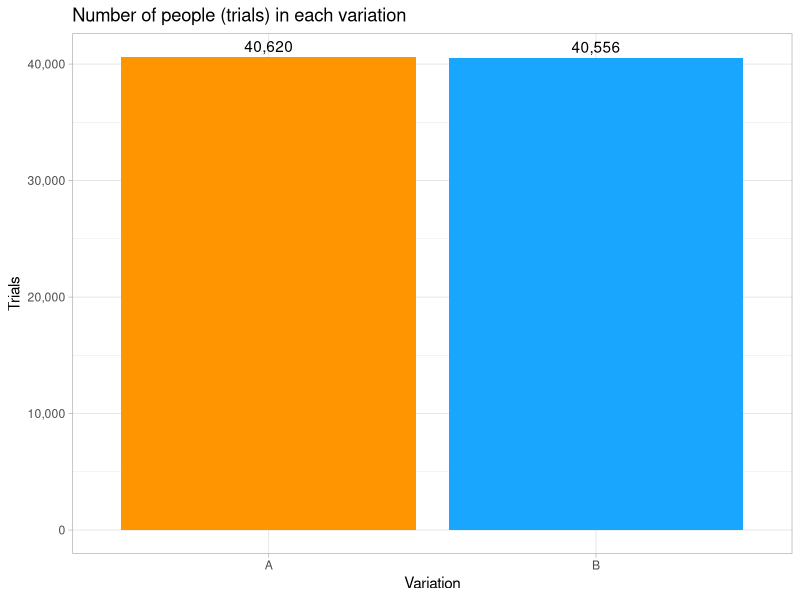
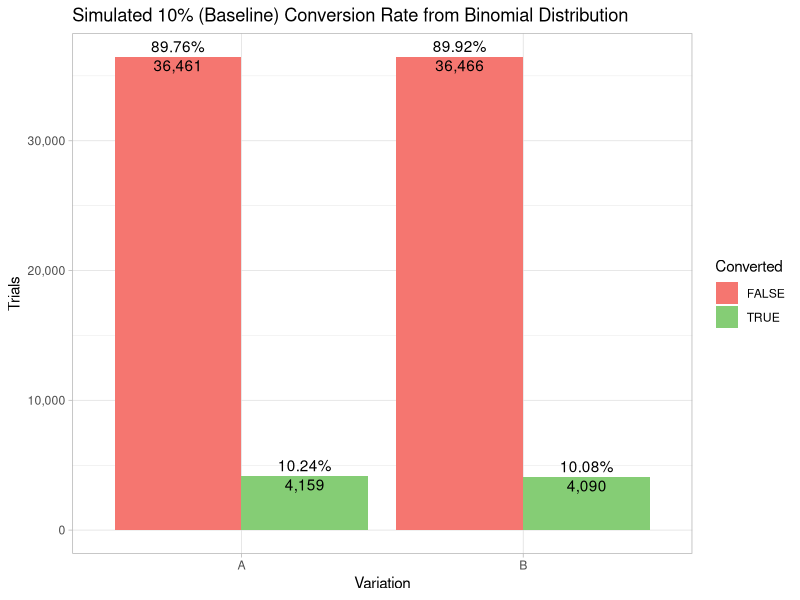
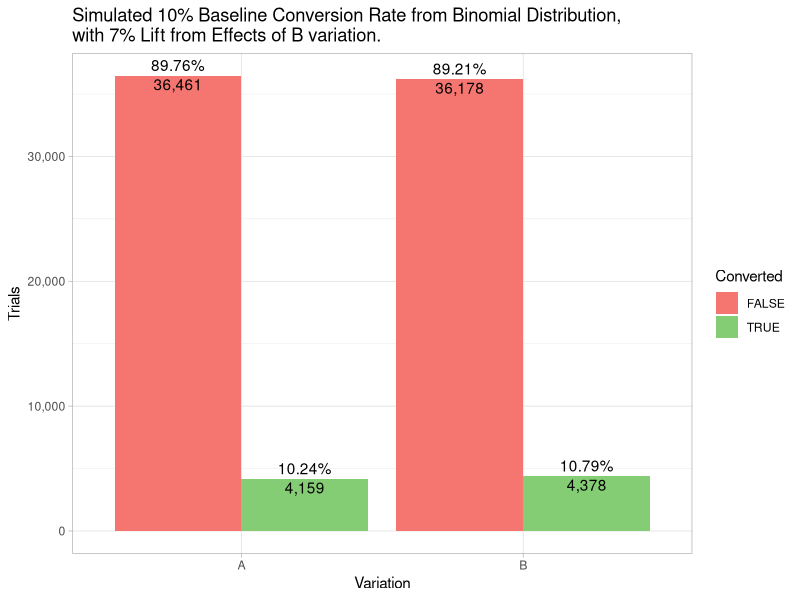
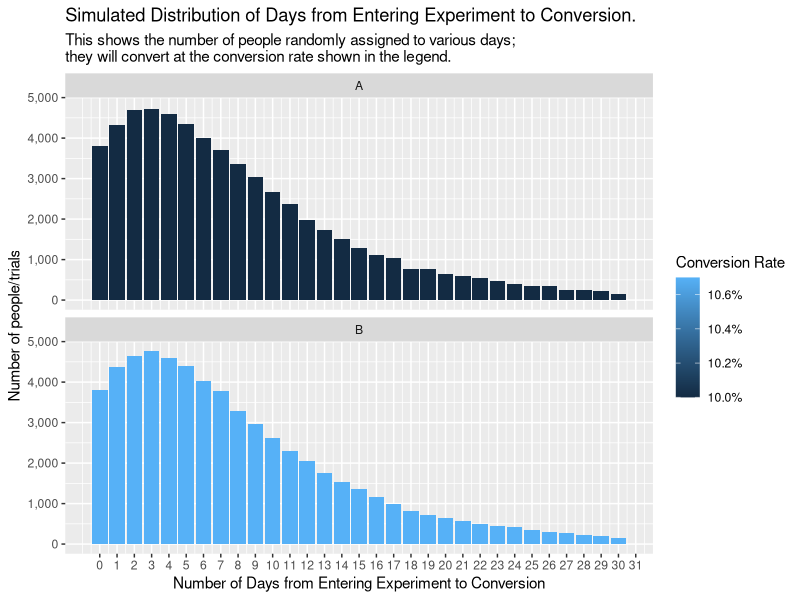
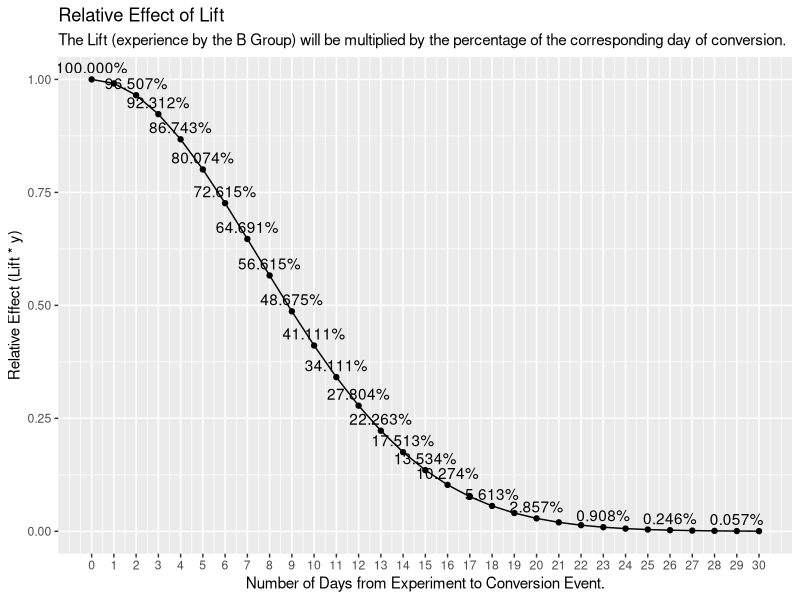
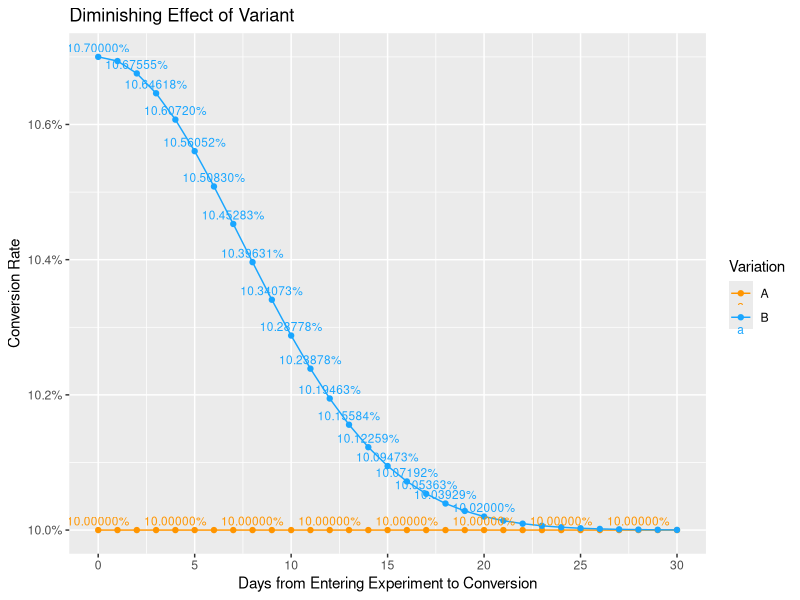
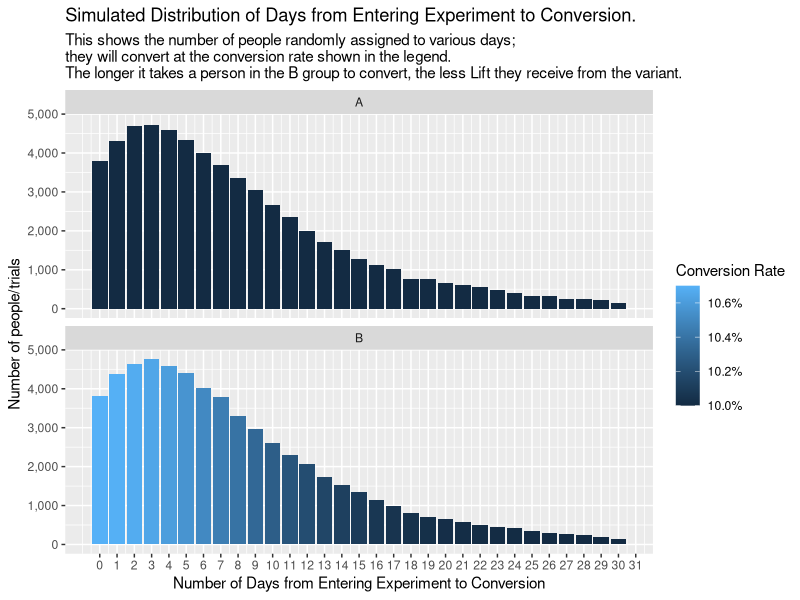
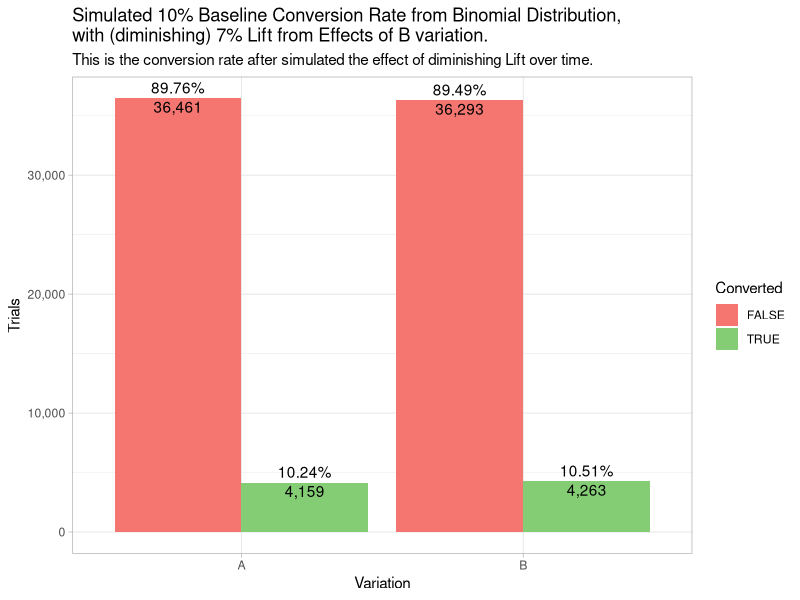

The R source for these figures, in order:
## ---- chunk 1
library(knitr)
library(tidyverse)
library(lubridate)
library(scales)
options(scipen=999) # non-scientific notation

knitr::opts_chunk$set(echo = FALSE)
## ---- chunk 2
seed_traffic <- 1
seed_conversion <- 2
seed_day_entered_experiment <- 3


# seed_traffic <- 63
# seed_conversion <- 54
# seed_day_entered_experiment <- 42

num_trials <- 120000
# used to simulate what would happen if we were to continue running the experiment after it is shut
maximum_experiment_duration <- 90
actual_experiment_duration <- 60
attribution_window_days <- 5
trials_per_day <- num_trials / maximum_experiment_duration
baseline_conversion_rate <- 0.10
simulated_percent_increase_in_b <- 0.07
variant_conversion_rate <- baseline_conversion_rate + (baseline_conversion_rate * simulated_percent_increase_in_b)

required_sample_size <- ceiling(power.prop.test(p1=baseline_conversion_rate,
                                    p2=variant_conversion_rate,
                                    power=0.8,
                                    sig.level=0.05)$n*2)

required_days <- required_sample_size / trials_per_day
## ---- chunk 3
set.seed(seed_traffic)
traffic <- data.frame(id=sample(1:10000000, num_trials, replace=F))

set.seed(seed_day_entered_experiment)
traffic$day_entered_experiment <- floor(runif(n=num_trials, min=1, max=maximum_experiment_duration))

set.seed(seed_traffic)
traffic$variation <- ifelse(rbinom(num_trials, 1, 0.5), 'A', 'B')

traffic %>% 
    filter(day_entered_experiment <= actual_experiment_duration) %>%
    count(variation) %>%
    ggplot(aes(x=variation, y=n, fill=variation)) +
    geom_col() +
    geom_text(aes(label=comma_format()(n)), vjust = -0.4) +
    theme_light() +
    theme(legend.position = 'none') +
    scale_y_continuous(labels = comma_format()) +
    scale_fill_manual("legend", values = c("A" = "#FF9500", "B" = "#19A6FF")) +
    labs(title='Number of people (trials) in each variation',
         y='Trials',
         x='Variation')
## ---- chunk 4
traffic$baseline_conversion_rate <- baseline_conversion_rate
## ---- chunk 5
converted_by_id <- function(id, conversion_rate) {
    #set.seed(id)
    return (as.logical(rbinom(1, 1, conversion_rate)))
}
set.seed(seed_conversion)
traffic$converted <- map2_lgl(traffic$id, traffic$baseline_conversion_rate, ~ converted_by_id(.x, .y))

experiment_traffic <- traffic %>% filter(day_entered_experiment <= actual_experiment_duration)
conversion_table <- table(experiment_traffic$variation, experiment_traffic$converted)
conversions <- c(conversion_table['A', 'TRUE'], conversion_table['B', 'TRUE'])
non_conversions <- c(conversion_table['A', 'FALSE'], conversion_table['B', 'FALSE'])
trials <- conversions + non_conversions

experiment_traffic %>% 
    count(variation, converted) %>%
    group_by(variation) %>%
    mutate(baseline_conversion_rate = n / sum(n)) %>%
    ungroup() %>%
    ggplot(aes(x=variation, y=n, fill=converted)) +
    scale_y_continuous(labels = comma_format()) +
    geom_col(position='dodge') +
    scale_fill_manual(values = c("TRUE" = "#85CD75", "FALSE" = "#F57670")) +
    geom_text(aes(label=comma_format()(n)),
              position = position_dodge(width=0.9),
              vjust = 1.2) +
    geom_text(aes(label=percent_format()(baseline_conversion_rate)),
              position = position_dodge(width=0.9),
              vjust = -0.4) +
    labs(title=paste('Simulated', percent(baseline_conversion_rate),'(Baseline) Conversion Rate from Binomial Distribution'),
         y='Trials',
         x='Variation',
         fill='Converted') +
    theme_light()
## ---- chunk 6
traffic <- traffic %>%
    mutate(lift = ifelse(variation == 'A', 0, simulated_percent_increase_in_b)) %>%
    mutate(conversion_rate = baseline_conversion_rate + (baseline_conversion_rate * lift)) %>%
    select(-converted)

set.seed(seed_conversion)
converted_no_diminishing_effects <- map2_lgl(traffic$id, traffic$conversion_rate, ~ converted_by_id(.x, .y))
traffic$converted <- converted_no_diminishing_effects

experiment_traffic <- traffic %>% filter(day_entered_experiment <= actual_experiment_duration)

conversion_table <- table(experiment_traffic$variation, experiment_traffic$converted)
conversions <- c(conversion_table['A', 'TRUE'], conversion_table['B', 'TRUE'])
non_conversions <- c(conversion_table['A', 'FALSE'], conversion_table['B', 'FALSE'])
trials <- conversions + non_conversions

a_conversion_rate <- conversions[1] / trials[1]
b_conversion_rate <- conversions[2] / trials[2]

b_percent_increase_over_baseline <- (b_conversion_rate - baseline_conversion_rate) / b_conversion_rate
b_percent_increase_over_a <- (b_conversion_rate - a_conversion_rate) / b_conversion_rate

experiment_traffic %>% 
    count(variation, converted) %>%
    group_by(variation) %>%
    mutate(conversion_rate = n / sum(n)) %>%
    ungroup() %>%
    ggplot(aes(x=variation, y=n, fill=converted)) +
    geom_col(position='dodge') +
    scale_y_continuous(labels = comma_format()) +
    scale_fill_manual(values = c("TRUE" = "#85CD75", "FALSE" = "#F57670")) +
    geom_text(aes(label=comma_format()(n)),
              position = position_dodge(width=0.9),
              vjust = 1.2) +
    geom_text(aes(label=percent_format()(conversion_rate)),
              position = position_dodge(width=0.9),
              vjust = -0.4) +
    labs(title=paste('Simulated', percent(baseline_conversion_rate),'Baseline Conversion Rate from Binomial Distribution,\nwith', percent(simulated_percent_increase_in_b),'Lift from Effects of B variation.'),
         y='Trials',
         x='Variation',
         fill='Converted') +
    theme_light()
## ---- chunk 7
scale_a_b <- function(x, a, b) {

    (b - a) * ((x - min(x)) / (max(x) - min(x))) + a 
}

set.seed(44)
#offset <- round(scale_a_b(rlnorm(n=num_trials, meanlog = 0.04), 0, 50))
#hist(offset)
offset <- round(scale_a_b(rgamma(num_trials, shape = 1.7), 1, 75))
offset <- ifelse(offset <= 1, 2, offset)
offset <- offset - 2

traffic <- traffic %>%
    mutate(conversion_offset = offset,
           #conversion_offset = ifelse(conversion_offset > 30, round(runif(1, min=20, max=30)), conversion_offset),
           conversion_offset = ifelse(conversion_offset < 0, 0, conversion_offset))

traffic$conversion_offset <- map_dbl(traffic$conversion_offset, ~ {
    if(. > 30) {
        return (round(runif(1, min=20, max=30)))
    } else {
        return (.)
    }
})

traffic %>%
    group_by(conversion_offset, variation) %>%
    summarise(num_trials=n(),
              average_conversion_rate = mean(conversion_rate)) %>%
    ggplot(aes(x=conversion_offset, y=num_trials, fill=average_conversion_rate)) +
    geom_col() +
    scale_y_continuous(labels = comma_format()) +
    scale_x_continuous(breaks = seq(0, 100)) +
    scale_fill_gradient(labels = percent) +
    facet_wrap(~variation, nrow=2) +
    labs(title='Simulated Distribution of Days from Entering Experiment to Conversion.',
         subtitle = 'This shows the number of people randomly assigned to various days;\nthey will convert at the conversion rate shown in the legend. ',
         y='Number of people/trials',
         x='Number of Days from Entering Experiment to Conversion',
         fill='Conversion Rate')
## ---- chunk 8
stand_dev <- .5
scale_norm <- 1 / dnorm(0, sd=stand_dev)

relative_effect <- function(day_number) {
    return (dnorm(((day_number) / 30 * 2), sd=stand_dev) * scale_norm)
}

data.frame(days_from_experiment_to_conversion=0:30) %>%
    mutate(relative_effect = relative_effect(days_from_experiment_to_conversion)) %>%
    ggplot(aes(x=days_from_experiment_to_conversion, y=relative_effect)) +
    geom_line() +
    geom_point() +
    geom_text(aes(label=percent(relative_effect)), vjust=-0.5, check_overlap = TRUE) +
    scale_x_continuous(breaks = 0:30) +
    labs(title='Relative Effect of Lift',
         subtitle='The Lift (experience by the B Group) will be multiplied by the percentage of the corresponding day of conversion.',
         y='Relative Effect (Lift * y)',
         x='Number of Days from Experiment to Conversion Event.')
## ---- chunk 9
traffic <- traffic %>%
    mutate(diminished_conversion_rate = baseline_conversion_rate + (baseline_conversion_rate * lift * relative_effect(conversion_offset)))
# %>%
#     select(-converted)

stopifnot(all(ifelse(traffic$variation == "A", traffic$baseline_conversion_rate == traffic$conversion_rate, TRUE)))
stopifnot(all(ifelse(traffic$variation == "A", traffic$baseline_conversion_rate == traffic$diminished_conversion_rate, TRUE)))

traffic %>%
    # filter()
    # filter(!is.na(conversion_offset)) %>%
    group_by(conversion_offset, variation) %>%
    summarise(diminished_conversion_rate = mean(diminished_conversion_rate)) %>%
 #   spread(variation, diminished_conversion_rate) %>%
    ggplot(aes(x=conversion_offset, y=diminished_conversion_rate, color=variation)) +
    geom_line() +
    geom_point() +
    geom_text(aes(label=percent_format()(diminished_conversion_rate)), check_overlap=TRUE, size = 3, vjust=-0.5) + 
    scale_y_continuous(labels = percent_format()) +
    scale_x_continuous(breaks = seq(0, 30, 5)) +
    scale_color_manual(values = c("A" = "#FF9500", "B" = "#19A6FF")) +
    #expand_limits(y=0) +
    labs(title="Diminishing Effect of Variant",
         y='Conversion Rate',
         x='Days from Entering Experiment to Conversion',
         color='Variation')
## ---- chunk 10
traffic %>%
    group_by(conversion_offset, variation) %>%
    summarise(num_trials=n(),
              average_conversion_rate = mean(diminished_conversion_rate)) %>%
    ggplot(aes(x=conversion_offset, y=num_trials, fill=average_conversion_rate)) +
    geom_col() +
    scale_y_continuous(labels = comma_format()) +
    scale_x_continuous(breaks = seq(0, 100)) +
    scale_fill_gradient(labels = percent) +
    facet_wrap(~variation, nrow=2) +
    labs(title='Simulated Distribution of Days from Entering Experiment to Conversion.',
         subtitle = 'This shows the number of people randomly assigned to various days;\nthey will convert at the conversion rate shown in the legend.\nThe longer it takes a person in the B group to convert, the less Lift they receive from the variant.',
         y='Number of people/trials',
         x='Number of Days from Entering Experiment to Conversion',
         fill='Conversion Rate')
## ---- chunk 11
set.seed(seed_conversion)
new_converted <- map2_lgl(traffic$id, traffic$diminished_conversion_rate, ~ converted_by_id(.x, .y))

# ensure that conversions of variation A don't change
stopifnot(all(ifelse(traffic$variation == "A", converted_no_diminishing_effects == new_converted, TRUE)))

traffic$converted <- new_converted

experiment_traffic <- traffic %>% filter(day_entered_experiment <= actual_experiment_duration)

conversion_table <- table(experiment_traffic$variation, experiment_traffic$converted)
conversions <- c(conversion_table['A', 'TRUE'], conversion_table['B', 'TRUE'])
non_conversions <- c(conversion_table['A', 'FALSE'], conversion_table['B', 'FALSE'])
trials <- conversions + non_conversions

a_conversion_rate <- conversions[1] / trials[1]
b_conversion_rate <- conversions[2] / trials[2]

b_percent_increase_over_baseline <- (b_conversion_rate - baseline_conversion_rate) / b_conversion_rate
b_percent_increase_over_a <- (b_conversion_rate - a_conversion_rate) / b_conversion_rate

experiment_traffic %>% 
    count(variation, converted) %>%
    group_by(variation) %>%
    mutate(conversion_rate = n / sum(n)) %>%
    ungroup() %>%
    ggplot(aes(x=variation, y=n, fill=converted)) +
    geom_col(position='dodge') +
    scale_y_continuous(labels = comma_format()) +
    scale_fill_manual(values = c("TRUE" = "#85CD75", "FALSE" = "#F57670")) +
    geom_text(aes(label=comma_format()(n)),
              position = position_dodge(width=0.9),
              vjust = 1.2) +
    geom_text(aes(label=percent_format()(conversion_rate)),
              position = position_dodge(width=0.9),
              vjust = -0.4) +
    labs(title=paste('Simulated', percent(baseline_conversion_rate),'Baseline Conversion Rate from Binomial Distribution,\nwith (diminishing)', percent(simulated_percent_increase_in_b),'Lift from Effects of B variation.'),
         subtitle='This is the conversion rate after simulated the effect of diminishing Lift over time.',
         y='Trials',
         x='Variation',
         fill='Converted') +
    theme_light()
## ---- chunk 12
p_value_traffic <- traffic %>%
    mutate(day_converted = ifelse(converted, day_entered_experiment + conversion_offset, NA))# %>%

num_days_people_are_still_converting <- max(p_value_traffic$day_converted, na.rm = TRUE)
experiment <- data.frame(experiment_day = NULL, variation=NULL, conversions = NULL, trials = NULL)

for(ex_day in 1:num_days_people_are_still_converting) {
    day_results <- rbind(data.frame(experiment_day = ex_day,
                                    variation="A",
                                    cumulative_conversions = sum(p_value_traffic$variation == "A" & p_value_traffic$day_converted <= ex_day, na.rm = TRUE),
                                    cumulative_trials = sum(p_value_traffic$variation == "A" & p_value_traffic$day_entered_experiment <= ex_day)),
                         data.frame(experiment_day = ex_day,
                                    variation="B",
                                    cumulative_conversions = sum(p_value_traffic$variation == "B" & p_value_traffic$day_converted <= ex_day, na.rm = TRUE),
                                    cumulative_trials = sum(p_value_traffic$variation == "B" & p_value_traffic$day_entered_experiment <= ex_day)))

    experiment <- rbind(experiment, day_results)
}
## ---- chunk 13
experiment %>%
    mutate(cumulative_conversion_rate=cumulative_conversions / cumulative_trials) %>%
    ggplot(aes(x=experiment_day, y=cumulative_conversion_rate, color = variation, group=variation)) +
        geom_line() +
        geom_point() +
        geom_vline(xintercept = actual_experiment_duration, color='brown', alpha=0.5, linetype="dashed", size=1.5) + 
        geom_vline(xintercept = maximum_experiment_duration, color='purple', alpha=0.5, linetype="dashed", size=1.5) + 
        #geom_vline(xintercept = actual_experiment_duration, color='red', alpha=0.5) + 
        scale_y_continuous(breaks = seq(0, 1, 0.05),
                           labels = percent_format()) +
        expand_limits(y=c(0,0.12)) +
        scale_x_continuous(breaks = c(1, seq(5, 200, 5))) +
        scale_color_manual(values = c("A" = "#FF9500", "B" = "#19A6FF")) +
        labs(title='Conversion rate over time - No Attribution Window',
         subtitle='Brown Dashed Line Represents End of Experiment at 60 days.\nPurple Dashed Line Represents End of Experiment at 90 Days.',
         y='Conversion Rate',
         x='Day of Experiment (and days after)',
         color='Variation') +
        theme_light()
## ---- chunk 14
cumulative_experiment <- experiment %>%
    gather(variable, value, -(experiment_day:variation)) %>%
    unite(cumulative_experiment, variation, variable) %>%
    spread(cumulative_experiment, value)

prop.test_list <- with(cumulative_experiment, pmap(list(A_cumulative_conversions, B_cumulative_conversions, A_cumulative_trials, B_cumulative_trials),
                                    function(a, b, c, d) {
                                        if(a+b > 0) {
                                            prop.test(x=c(b, a), n=c(d, c))
                                        } else {
                                            NA    
                                        }
                                    }
                                    ))
cumulative_experiment$p_value <- map_dbl(prop.test_list,~  {
    
    if(is.na(.[[1]])) {
        return (NA)
    } else {
         .$p.value   
    }
})
cumulative_experiment$b_minus_a <- map_dbl(prop.test_list,~  {
    
    if(is.na(.[[1]])) {
        return (NA)
    } else {
         as.numeric(.$estimate[1] - .$estimate[2])
    }
})
cumulative_experiment$conf_low <- map_dbl(prop.test_list,~  {
    
    if(is.na(.[[1]])) {
        return (NA)
    } else {
         .$conf.int[1]
    }
})

cumulative_experiment$conf_high <- map_dbl(prop.test_list,~  {
    
    if(is.na(.[[1]])) {
        return (NA)
    } else {
         .$conf.int[2]
    }
})

cumulative_experiment %>%
    ggplot(aes(x=experiment_day, y=p_value)) +
        geom_line() +
        geom_point() +
        geom_text(aes(label=round(p_value, 3)), vjust=-0.5, check_overlap = TRUE) +
        geom_hline(yintercept = 0.05, color ='red', alpha=0.5, size=1.5) +
        scale_x_continuous(breaks = c(1, seq(5, 200, 5))) +
        scale_y_continuous(breaks = seq(0, 1, 0.05)) +
        expand_limits(y=c(0,1)) +
        geom_vline(xintercept = actual_experiment_duration, color='brown', alpha=0.5, linetype="dashed", size=1.5) + 
        geom_vline(xintercept = maximum_experiment_duration, color='purple', alpha=0.5, linetype="dashed", size=1.5) + 
        labs(title='P-value over time - No Attribution Window',
            subtitle='Brown Dashed Line Represents End of Experiment at 60 days.\nPurple Dashed Line Represents End of Experiment at 90 Days.',
            y='Conversion Rate',
            x='Day of Experiment (and days after)',
            color='Variation') +
        theme_light()
## ---- chunk 15
cumulative_experiment %>%
    mutate(a_cr = A_cumulative_conversions / A_cumulative_trials,
           b_minus_a = b_minus_a / a_cr,
           conf_low = conf_low / a_cr,
           conf_high = conf_high / a_cr) %>%
    ggplot(aes(x=experiment_day, y=b_minus_a)) +
        geom_line() +
        coord_cartesian(ylim=c(-0.10, 0.3)) +
        scale_y_continuous(labels = percent_format()) +
        scale_x_continuous(breaks = c(1, seq(5, 200, 5))) +
        geom_ribbon(aes(ymin = conf_low, ymax = conf_high), fill = 'green', alpha=0.15) +
        geom_ribbon(aes(ymin = ifelse(conf_low <= 0, conf_low, NA), ymax = ifelse(conf_low <= 0, conf_high, NA)), fill = 'red', alpha=0.45) +
        geom_ribbon(aes(ymin = ifelse(conf_low > 0, conf_low, NA), ymax = ifelse(conf_low > 0, conf_high, NA)), fill = 'green', alpha=0.2) +
        geom_hline(yintercept = 0, color='red', alpha=0.5, size=1.5) +
        geom_vline(xintercept = actual_experiment_duration, color='brown', alpha=0.5, linetype="dashed", size=1.5) + 
        geom_vline(xintercept = maximum_experiment_duration, color='purple', alpha=0.5, linetype="dashed", size=1.5) + 
        geom_text(aes(label=percent(b_minus_a)), vjust=-1, check_overlap = TRUE) +    
        labs(title='Difference in Conversion Rate of `B` - `A`, with Frequentist Confidence Interval - \nNo Attribution Window',
             subtitle='Brown Dashed Line Represents End of Experiment at 60 days.\nPurple Dashed Line Represents End of Experiment at 90 Days.',
             y='Lift (i.e. Percent change from A to B)',
             x='Day of Experiment (and days after)') 
## ---- chunk 16
traffic <- traffic %>%
    mutate(converted_within_window = ifelse(conversion_offset <= attribution_window_days, converted, FALSE))

experiment_traffic <- traffic %>% filter(day_entered_experiment <= actual_experiment_duration)

conversion_table <- table(experiment_traffic$variation, experiment_traffic$converted_within_window)
conversions <- c(conversion_table['A', 'TRUE'], conversion_table['B', 'TRUE'])
non_conversions <- c(conversion_table['A', 'FALSE'], conversion_table['B', 'FALSE'])
trials <- conversions + non_conversions

a_conversion_rate <- conversions[1] / trials[1]
b_conversion_rate <- conversions[2] / trials[2]

b_percent_increase_over_baseline <- (b_conversion_rate - baseline_conversion_rate) / b_conversion_rate
b_percent_increase_over_a <- (b_conversion_rate - a_conversion_rate) / b_conversion_rate

experiment_traffic %>% 
    count(variation, converted_within_window) %>%
    group_by(variation) %>%
    mutate(conversion_rate = n / sum(n)) %>%
    ungroup() %>%
    ggplot(aes(x=variation, y=n, fill=converted_within_window)) +
    geom_col(position='dodge') +
    scale_y_continuous(labels = comma_format()) +
    scale_fill_manual(values = c("TRUE" = "#85CD75", "FALSE" = "#F57670")) +
    geom_text(aes(label=comma_format()(n)),
              position = position_dodge(width=0.9),
              vjust = 1.2) +
    geom_text(aes(label=percent_format()(conversion_rate)),
              position = position_dodge(width=0.9),
              vjust = -0.4) +
    labs(title=paste0('Simulated ', percent(baseline_conversion_rate),' Baseline Conversion Rate from Binomial Distribution,\nwith (diminishing) ', percent(simulated_percent_increase_in_b),' Lift from Effects of B variation &\n', attribution_window_days,'-Day Attribution Window.'),
         subtitle=paste0('This is the conversion rate after simulated the effect of diminishing Lift over time, with a', attribution_window_days,'-Day Attribution Window.'),
         y='Trials',
         x='Variation',
         fill='Converted') +
    theme_light()
## ---- chunk 17
p_value_traffic <- traffic %>%
    mutate(day_converted_within_window = ifelse(converted_within_window, day_entered_experiment + conversion_offset, NA))

num_days_people_are_still_converting <- max(p_value_traffic$day_converted, na.rm = TRUE)
experiment <- data.frame(experiment_day = NULL, variation=NULL, conversions = NULL, trials = NULL)

for(ex_day in 1:num_days_people_are_still_converting) {
    local_traffic <- p_value_traffic %>% filter(day_entered_experiment + attribution_window_days <= ex_day)

    day_results <- rbind(data.frame(experiment_day = ex_day,
                                    variation="A",
                                    cumulative_conversions = sum(local_traffic$variation == "A" & local_traffic$day_converted_within_window <= ex_day, na.rm = TRUE),
                                    cumulative_trials = sum(local_traffic$variation == "A")),
                         data.frame(experiment_day = ex_day,
                                    variation="B",
                                    cumulative_conversions = sum(local_traffic$variation == "B" & local_traffic$day_converted_within_window <= ex_day, na.rm = TRUE),
                                    cumulative_trials = sum(local_traffic$variation == "B")))

    experiment <- rbind(experiment, day_results)
}
## ---- chunk 18
experiment %>%
    mutate(cumulative_conversion_rate=cumulative_conversions / cumulative_trials) %>%
    ggplot(aes(x=experiment_day, y=cumulative_conversion_rate, color = variation, group=variation)) +
        geom_line() +
        geom_point() +
        geom_vline(xintercept = actual_experiment_duration, color='brown', alpha=0.5, linetype="dashed", size=1.5) + 
        geom_vline(xintercept = maximum_experiment_duration, color='purple', alpha=0.5, linetype="dashed", size=1.5) + 
        #geom_vline(xintercept = actual_experiment_duration, color='red', alpha=0.5) + 
        scale_y_continuous(breaks = seq(0, 1, 0.05),
                           labels = percent_format()) +
        expand_limits(y=c(0,0.12)) +
        scale_x_continuous(breaks = c(1, seq(5, 200, 5))) +
        scale_color_manual(values = c("A" = "#FF9500", "B" = "#19A6FF")) +
        labs(title='Conversion rate over time - With Attribution Window',
         subtitle='Brown Dashed Line Represents End of Experiment at 60 days.\nPurple Dashed Line Represents End of Experiment at 90 Days.',
         y='Conversion Rate',
         x='Day of Experiment (and days after)',
         color='Variation') +
    theme_light()
## ---- chunk 19
cumulative_experiment <- experiment %>%
    #mutate(cumulative_conversion_rate=cumulative_conversions / cumulative_trials) %>%
  gather(variable, value, -(experiment_day:variation)) %>%
  unite(cumulative_experiment, variation, variable) %>%
  spread(cumulative_experiment, value)

prop.test_list <- with(cumulative_experiment, pmap(list(A_cumulative_conversions, B_cumulative_conversions, A_cumulative_trials, B_cumulative_trials),
                                    function(a, b, c, d) {
                                        if(a+b > 0) {
                                            prop.test(x=c(b, a), n=c(d, c))
                                        } else {
                                            NA    
                                        }
                                    }
                                    ))
cumulative_experiment$p_value <- map_dbl(prop.test_list,~  {
    
    if(is.na(.[[1]])) {
        return (NA)
    } else {
         .$p.value   
    }
})
cumulative_experiment$b_minus_a <- map_dbl(prop.test_list,~  {
    
    if(is.na(.[[1]])) {
        return (NA)
    } else {
         as.numeric(.$estimate[1] - .$estimate[2])
    }
})
cumulative_experiment$conf_low <- map_dbl(prop.test_list,~  {
    
    if(is.na(.[[1]])) {
        return (NA)
    } else {
         .$conf.int[1]
    }
})
cumulative_experiment$conf_high <- map_dbl(prop.test_list,~  {
    
    if(is.na(.[[1]])) {
        return (NA)
    } else {
         .$conf.int[2]
    }
})

cumulative_experiment %>%
    ggplot(aes(x=experiment_day, y=p_value)) +
        geom_line() +
        geom_point() +
        geom_text(aes(label=round(p_value, 3)), vjust=-0.5, check_overlap = TRUE) +
        geom_hline(yintercept = 0.05, color ='red', alpha=0.5, size=1.5) +
        scale_x_continuous(breaks = c(1, seq(5, 200, 5))) +
        scale_y_continuous(breaks = seq(0, 1, 0.05)) +
        expand_limits(y=c(0,1)) +
        geom_vline(xintercept = actual_experiment_duration, color='brown', alpha=0.5, linetype="dashed", size=1.5) + 
        geom_vline(xintercept = maximum_experiment_duration, color='purple', alpha=0.5, linetype="dashed", size=1.5) + 
        labs(title='P-value over time - With Attribution Window',
            subtitle='Brown Dashed Line Represents End of Experiment at 60 days.\nPurple Dashed Line Represents End of Experiment at 90 Days.',
            y='Conversion Rate',
            x='Day of Experiment (and days after)',
            color='Variation') +
        theme_light()

cumulative_experiment %>%
    mutate(a_cr = A_cumulative_conversions / A_cumulative_trials,
           b_minus_a = b_minus_a / a_cr,
           conf_low = conf_low / a_cr,
           conf_high = conf_high / a_cr) %>%
    ggplot(aes(x=experiment_day, y=b_minus_a)) +
        geom_line() +
        coord_cartesian(ylim=c(-0.10, 0.3)) +
        scale_y_continuous(labels = percent_format()) +
        scale_x_continuous(breaks = c(1, seq(5, 200, 5))) +
        geom_ribbon(aes(ymin = conf_low, ymax = conf_high), fill = 'green', alpha=0.15) +
        geom_ribbon(aes(ymin = ifelse(conf_low <= 0, conf_low, NA), ymax = ifelse(conf_low <= 0, conf_high, NA)), fill = 'red', alpha=0.45) +
        geom_ribbon(aes(ymin = ifelse(conf_low > 0, conf_low, NA), ymax = ifelse(conf_low > 0, conf_high, NA)), fill = 'green', alpha=0.2) +
        geom_hline(yintercept = 0, color='red', alpha=0.5, size=1.5) +
        geom_vline(xintercept = actual_experiment_duration, color='brown', alpha=0.5, linetype="dashed", size=1.5) + 
        geom_vline(xintercept = maximum_experiment_duration, color='purple', alpha=0.5, linetype="dashed", size=1.5) + 
        geom_text(aes(label=percent(b_minus_a)), vjust=-1, check_overlap = TRUE) +
        labs(title='Difference in Conversion Rate of `B` - `A`, with Frequentist Confidence Interval - \nWith Attribution Window',
             subtitle='Brown Dashed Line Represents End of Experiment at 60 days.\nPurple Dashed Line Represents End of Experiment at 90 Days.',
             y='Lift (i.e. Percent change from A to B)',
             x='Day of Experiment (and days after)') 
